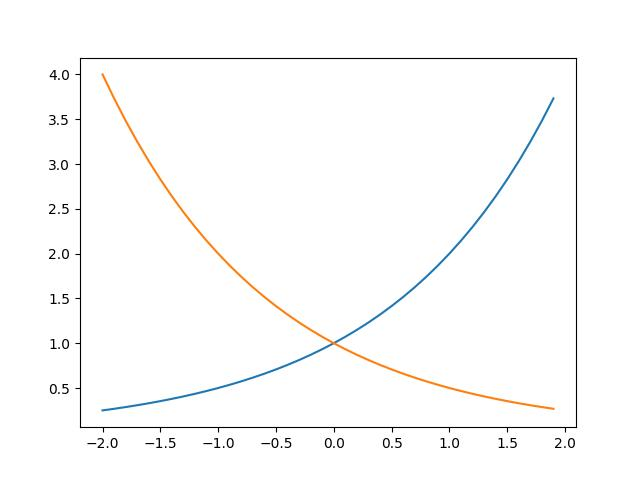

This figure's Python source:
import matplotlib.pyplot as plt
import numpy as np
x=np.arange(-2,2,0.1)
print(x)
y1=2**x
y2=2**(-x)
plt.plot(x,y1)
plt.plot(x,y2)
plt.savefig("/home/machitanoue/initial-training-2024/mtanoue/chapter03/q07.jpg")

